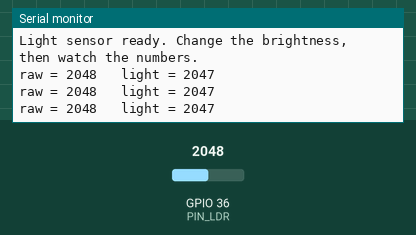
Bench run of a sketch on a simulated ESP32. On the bench: the last lines printed to the serial monitor. Inputs (shaded band) come from the test bench; at power-on: GPIO 36 (PIN_LDR) = 2048.

Above: at 1.3 s.
1.4 s: GPIO 36 (PIN_LDR) set to 2866
At 1.9 s:
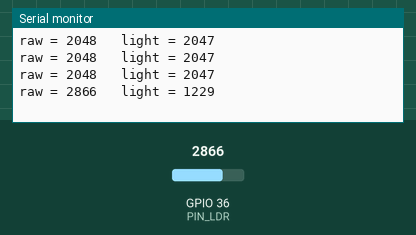
2.9 s: GPIO 36 (PIN_LDR) set to 3603
At 3.4 s:
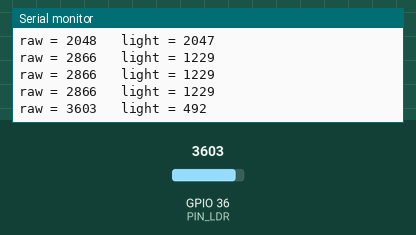
Timing chart, 0 to 5.9 s (numbered marks = the images above; inputs shaded):
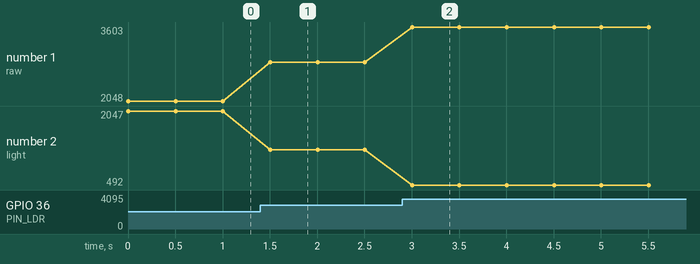

Measured:
- after the input at 1.4 s, the serial monitor: prints a new line after 0.10 s (image 1)
- after the input at 2.9 s, the serial monitor: prints a new line after 0.10 s (image 2)
- plotted number 1: 2048 → 2866 after the input at 1.4 s, 2866 → 3603 after the input at 2.9 s
- plotted number 2: 2047 → 1229 after the input at 1.4 s, 1229 → 492 after the input at 2.9 s

The sketch:

module06_first_light.ino
```cpp
// Module 6 - Quick Win: your first light reading
// Light sensor (LDR) on VP (GPIO 36). The brighter it is, the SMALLER the raw number,
// so we invert it: light = 4095 - raw (the brighter it is, the bigger the number).

const int PIN_LDR = 36;  // VP: LDR (canonical pin map)

void setup() {
  Serial.begin(115200);
  Serial.println("Light sensor ready. Change the brightness, then watch the numbers.");
}

void loop() {
  int raw = analogRead(PIN_LDR);  // 0 to 4095
  int light = 4095 - raw;         // inverted: the brighter it is, the bigger the number
  Serial.print("raw = ");
  Serial.print(raw);
  Serial.print("   light = ");
  Serial.println(light);
  delay(500);
}
```
